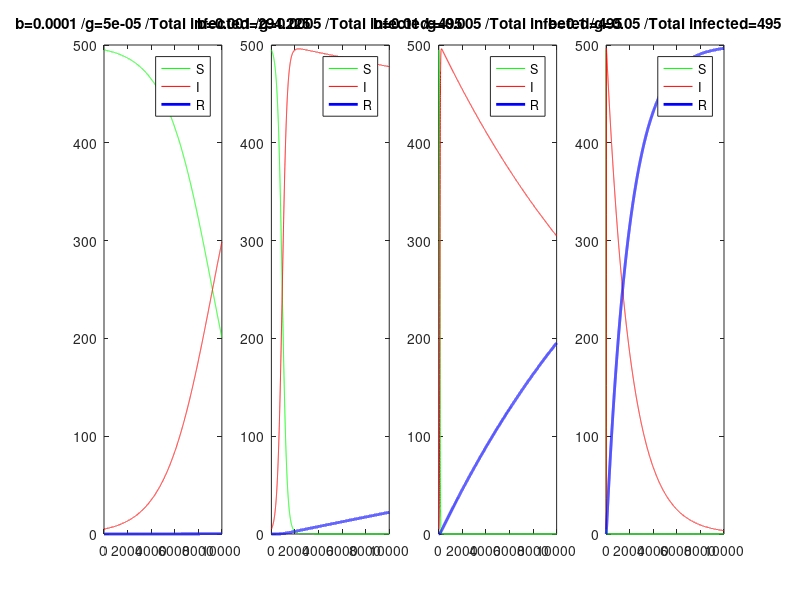

The MATLAB script that drew this image:
dt=0.01;Tmax=10000;N=500;
I=zeros(1,Tmax);I(1)=N/100;     %Initial value of I
S=zeros(1,Tmax);S(1)=N-I(1);    %Initial value of S
R=zeros(1,Tmax);R(1)=0;         %Initial value of R
X=1:Tmax;R0=2;
b=[0.0001 0.001 0.01 0.1];
figure('Position',[0 400 1400 300]);    %Prepare the values of b as a four element vector
for J=1:4                               %Adjust the size and position of the window accordingly
    g=b(J)/R0;                          %Increment J from 1 to 4
    for T=1:Tmax-1                      %Calculate the value of g from b(J) and R0
        S(T+1)=S(T)+dt*( -b(J)*S(T)*I(T)           );
        I(T+1)=I(T)+dt*(  b(J)*S(T)*I(T) -g*I(T)   );
        R(T+1)=R(T)+dt*(                  g*I(T)   );
    end
    subplot(1,4,J);plot(X,S,'g',X,I,'r',X,R,'b','LineWidth',2);legend('S','I','R');
    title(strcat('b=',num2str(b(J)),' /g=',num2str(g),' /Total infected=',num2str(S(1)-S(Tmax)) ));
end                                     %Return to line 8